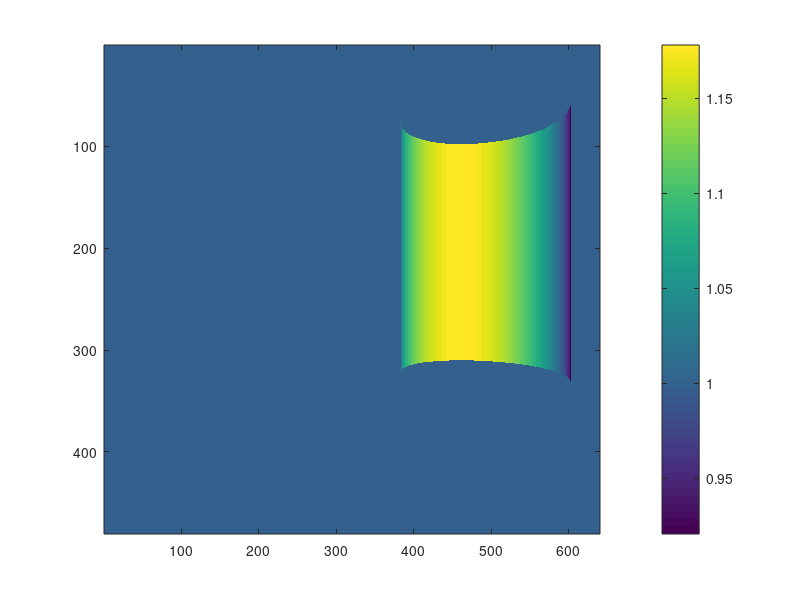
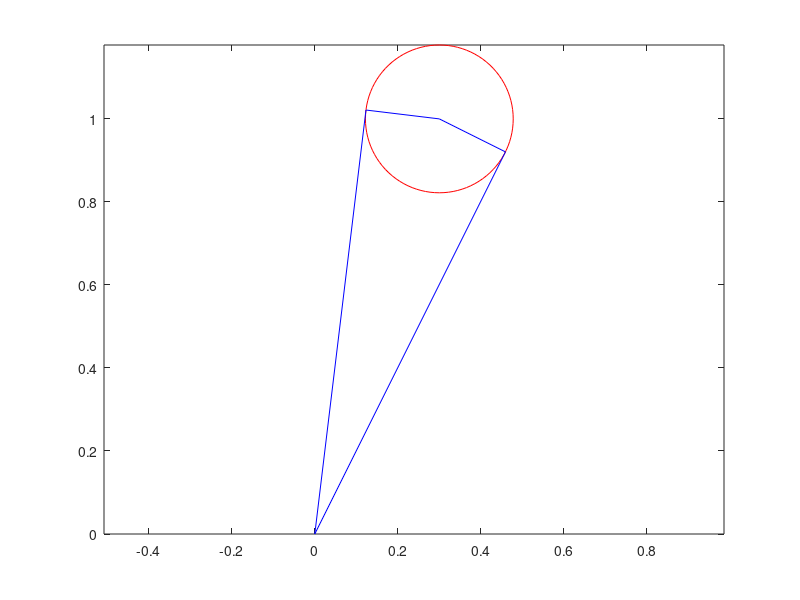

MATLAB code for these plots, in order:
Xc = [.3,.2,1]'; %coordinates of hallucinated robot origin in camera frame (right = x, down = y, out = z)

robot_radius = .178;    %radius of robot
robot_height = .48;%height of robot
floor_tolerance = .05;

dim = [640,480];    %[width,height] of image

simulated_image = ones(dim(2),dim(1)) * Xc(3);

%Default kinect calibration values used by ROS
K = [575.8157348632812, 0.0, 314.5; 0.0, 575.8157348632812, 235.5; 0.0, 0.0, 1.0];

h_squared = Xc(1)^2 + Xc(3)^2;
h = sqrt(h_squared);

left = 0;
right = dim(1);

if(h > robot_radius)
    
    tangentDist = sqrt(h_squared - robot_radius^2);

    theta_c = atan2(Xc(1),Xc(3));
    theta_d = asin(robot_radius/h);

    Xt_lb = [tangentDist*sin(theta_c - theta_d), Xc(2)-floor_tolerance, tangentDist*cos(theta_c - theta_d)]'
    Xt_rb = [tangentDist*sin(theta_c + theta_d), Xc(2)-floor_tolerance, tangentDist*cos(theta_c + theta_d)]'

    Xt_lt = Xt_lb + [0,-robot_height+floor_tolerance,0]';
    Xt_rt = Xt_rb + [0,-robot_height+floor_tolerance,0]';


    U_lb = Xt_lb/Xt_lb(3);  %ray to bottom left point
    U_rb = Xt_rb/Xt_rb(3);  %ray to bottom right point
    U_lt = Xt_lt/Xt_lt(3);  %ray to top left point
    U_rt = Xt_rt/Xt_rt(3);  %ray to top right point

    p_lb = K * U_lb;
    p_rb = K * U_rb;
    p_lt = K * U_lt;
    p_rt = K * U_rt;

    p_lb_x = min(max(1,floor(p_lb(1))),dim(1)); %remember to use 0 indexing in C
    p_lb_y = max(min(dim(2),ceil(p_lb(2))),1);
    p_lb_ind = [p_lb_x; p_lb_y];

    p_lt_ind = max([1;1],min(floor(p_lt(1:2)),dim'));

    p_rb_x = max(1,min(ceil(p_rb(1)),dim(1)));
    p_rb_y = max(min(dim(2),ceil(p_rb(2))),1);
    p_rb_ind = [p_rb_x; p_rb_y];

    p_rt_ind = max([1;1],min(ceil(p_rt(1:2)),dim'));

    left = p_lb_ind(1)+1;
    right = p_rb_ind(1)-1;

    simulated_image(p_lt_ind(2):p_lb_ind(2),p_lb_ind(1)) = Xt_lb(3);
    simulated_image(p_rt_ind(2):p_rb_ind(2),p_rb_ind(1)) = Xt_rb(3);

end

for p_x = left:right
    
    %reprojecting x pixel coordinate at center of y coordinates to ray
    L = K\[p_x;K(2,3);1];
    
    %%Equivalent to the below 
    %L = K\p_reproj;    %reprojecting pixel to ray
    %L(2) = 0;
    
    %equations for intersection of ray and circle
    a = L(1)^2 + L(3)^2;
    b = -2*(L(1)*Xc(1) + L(3)*Xc(3));
    c = h_squared - robot_radius^2;
    
    if b^2-4*a*c < 0
        disp('Error! Complex solution!\n');
        return;
    end

    %solve for parameter t that yields intersection
    %Note that we only care about the more distant intersection 
    %(the + solution)
    t = (-b + sqrt(b^2-4*a*c))/(2*a);
    
    %get world coordinates of intersection
    X_h = L*t;
    
    %set the y coordinate back to that of the base of the robot
    X_h(2) = Xc(2);
    
    %for bottom:
    X_hb = X_h + [0,-floor_tolerance,0]';
    
    %for top:
    X_ht = X_h + [0,-robot_height,0]';
    
    %project back to pixels to get y coordinate
    U_xht = X_ht/X_ht(3);
    p_xht = K*U_xht;
    
    U_xhb = X_hb/X_hb(3);
    p_xhb = K*U_xhb;
    
    %get depth for that pixel
    depth = X_h(3);
    
    row_range = max(1,floor(p_xht(2))):min(dim(2),ceil(p_xhb(2)));
    
    simulated_image(row_range,p_x) = depth;
end

figure(1);
imagesc(simulated_image);
colorbar()

figure(2);

X0 = [0;0;0];
pointList = [X0, Xt_lb, Xc, Xt_rb, X0];

th = 0:pi/50:2*pi;
xunit = robot_radius * cos(th) + Xc(1);
yunit = robot_radius * sin(th) + Xc(3);
h = plot(xunit, yunit, 'r');
hold on

plot(pointList(1,:),pointList(3,:), 'b');
hold off

axis equal
